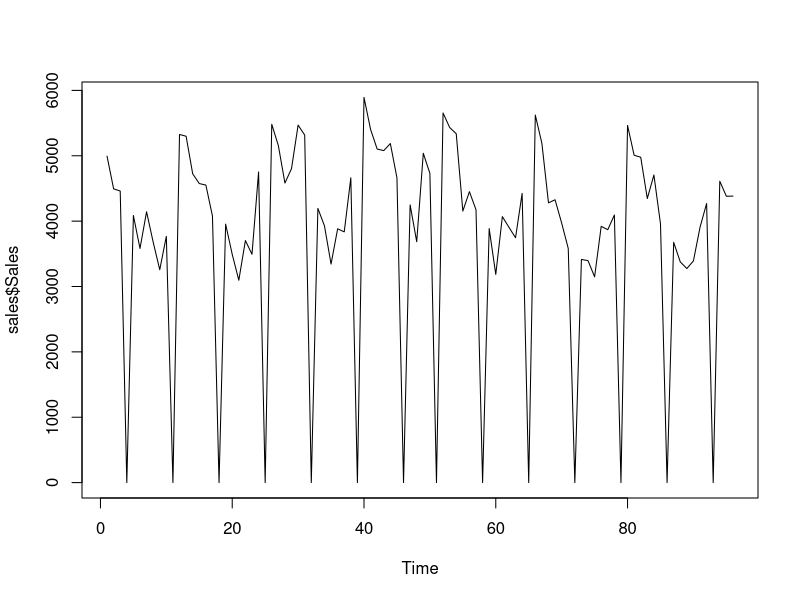
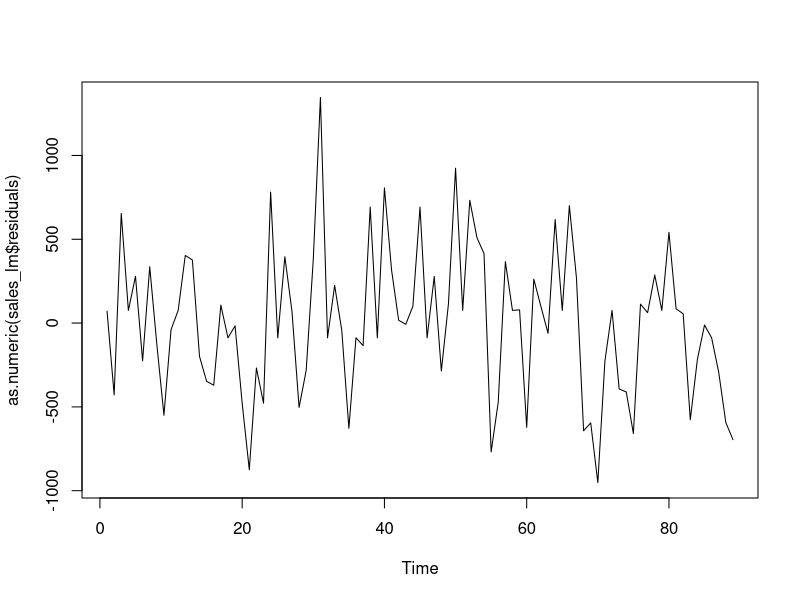

The R source for these figures, in order:
# Time Series Regression
## Time Series + Regression

## 1. Import Dataset
setwd('C:\\Users\\samsung\\Desktop\\datascience\\Time_series_analysis')

library(forecast)
library(tseries)
sales = read.csv('ts_reg_s1.csv')
dim(sales)
head(sales)

ts.plot(sales$Sales)

train = sales[1:89,]
test = sales[90:96,]

## 2. Linear Regression
sales_lm = lm(Sales~Open+Promo+SchoolHoliday, data=train)
summary(sales_lm)

covariates = c('Open','Promo','SchoolHoliday')
sales_lm_fcst = predict(sales_lm, newdata = test[,covariates])
cbind(floor(sales_lm_fcst), test$Sales)

mean(100-100*abs(as.numeric(sales_lm_fcst[-4]) - as.numeric(test$Sales[-4])) / as.numeric(test$Sales[-4]))

## 3. Residual Analysis
# residual(y-yhat) analysis
# to test if residual is white noise
# ex) Durbin-Watson Test

ts.plot(as.numeric(sales_lm$residuals))
library(lmtest)
dwtest(sales_lm) 
# autocorrelation exsits -> white noise (X)
# explain residual with AR model


## 4. ARIMA
train_ts = ts(train, frequency=7)
test_ts = ts(test,frequency=7)
sales_fit = auto.arima(train_ts[,'Sales'])
sales_fc = forecast(sales_fit, h=7)

mean(100-100*abs(as.numeric(sales_fc$mean[-4]) - as.numeric(test$Sales[-4])) / as.numeric(test$Sales[-4]))

## 5. Regression with ARIMA errors
sales_fit2 = auto.arima(train_ts[,'Sales'], xreg=train_ts[,covariates])
sales_fc2 = forecast(sales_fit2, xreg=test_ts[,covariates])

mean(100-100*abs(as.numeric(sales_fc2$mean[-4]) - as.numeric(test$Sales[-4])) / as.numeric(test$Sales[-4]))

